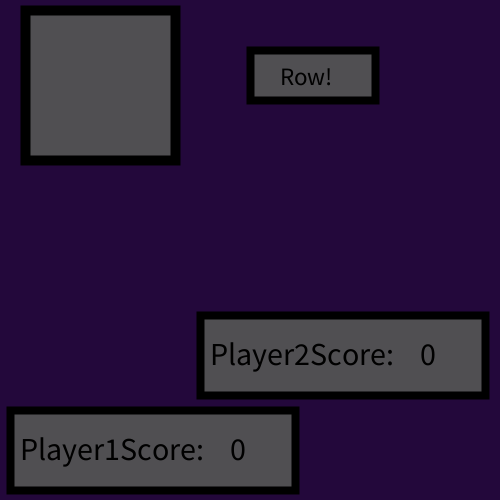
Frame 1 (no input)
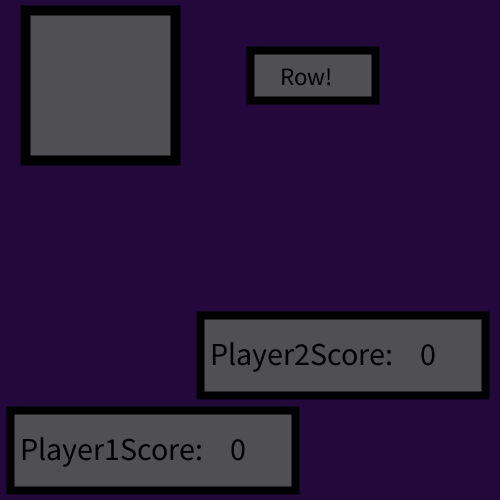
Frame 60 (the mouse pressed at the canvas centre just before this capture)
Frame 120 (the mouse held since frame 60 and released just before this capture): identical to frame 60, image omitted

The Processing sketch that drew these frames (run headless with seeded random() and noise(); from frame 60 on, the mouse is pressed at the canvas centre):

// Processing sketch: DiceRow
// ── DiceRow.pde
 int player1Score = 0;
  int player2Score = 0;
   boolean swap = true;
    float cubeScore = 0;

 int rectX = 25;
  int rectY = 10;
   int ButtonX = 250;
    int ButtonY = 50;
     int ButtonW = 125;
      int ButtonH = 50;

void setup(){
  size(500,500);

}

void draw(){
  //BasicSettings
 background(35, 8, 59);
  fill(80, 79, 82);
   strokeWeight(10);
    rect(rectX,rectY,150,150);
     fill(80, 79, 82);
      strokeWeight(8);
       rect(ButtonX,ButtonY,125,50);

//Player1Score
 rect(10,410,285,80);
  fill(0);
   textSize(32);
    text("Player1Score:", 20, 460);
     textSize(32);
      text(player1Score, 230, 460); 

//Player2Score
 fill(80,79,82);
  rect(200,315,285,80);
   fill(0);
    textSize(32);
     text("Player2Score:", 210, 365);
      textSize(32);
       text(player2Score, 420,365); 

//ButtonRowText
 fill(0);
  textSize(25);
   text("Row!", 280, 85); 

//CheckScore
 if(player1Score >= 100){
   player2Score = 0;
    fill(80,79,82);
     rect(100,200,315,70);
      fill(0);
    player1Score = 100;
     textSize(45);
      text("Player1 Wins!", 120, 250);
       println("You Win!");  
}

 if(player2Score >= 100){
 player1Score = 0;
  fill(80,79,82);
   rect(100,200,315,75);
    fill(0);
 player2Score = 100;
   textSize(45);
    text("Player2 Wins!", 120, 250);
     println("You Win!"); 
}
 
if(int(cubeScore) == 1){
  fill(135, 0, 255);
 ellipse(100, 85, 25,25);
 }
 
 if(int(cubeScore) == 2){
   fill(135, 0, 255);
 ellipse(150, 35, 25,25);
  ellipse(50, 130, 25, 25);
 }
 
 if(int(cubeScore) == 3){
   fill(135, 0, 255);
 ellipse(150, 35, 25,25);
  ellipse(50, 130, 25, 25);
   ellipse(100,85,25,25);
 }
 
 if(int(cubeScore) == 4){
   fill(135, 0, 255);
 ellipse(150, 35, 25,25);
  ellipse(50, 35, 25, 25);
   ellipse(150, 130, 25,25);
    ellipse(50, 130, 25, 25);
 }
 
 if(int(cubeScore) == 5){
   fill(135, 0, 255);
 ellipse(150, 35, 25,25);
  ellipse(50, 35, 25, 25);
    ellipse(150, 130, 25,25);
     ellipse(50, 130, 25, 25);
      ellipse(100, 85, 25,25);
 }
 
 if(int(cubeScore) == 6){
   fill(135, 0, 255);
  ellipse(65, 40, 25,25);
   ellipse(65, 80, 25,25);
    ellipse(65, 120, 25,25);
     ellipse(135, 40, 25,25);
      ellipse(135, 80, 25,25);
       ellipse(135, 120, 25,25);
}

 }

void mousePressed(){
  
  if(mouseX > ButtonX && mouseX < ButtonX + ButtonW && mouseY > ButtonY && mouseY < ButtonY + ButtonH ){  
    swap = !swap;
   cubeScore = random(1,7);
   
   if (swap == false){
    player1Score += cubeScore;
   }
   
   if (swap == true){
     player2Score += cubeScore;
   }
  
  println(int(cubeScore));
  
  if(swap == false){
  println("Player1Score: " + player1Score);
  }
  
  if(swap == true){
  println("Player2Score: " + player2Score);
  }
 }
}
